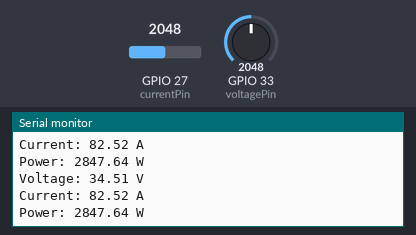
A sketch run on a simulated ESP32. Parts: the last lines printed to the serial monitor. The test bench sets the inputs (shaded band); at power-on: GPIO 27 (currentPin) = 2048, GPIO 33 (voltagePin) = 2048 (analog values on the 0–4095 scale).

Above: at 1.2 s.
1.3 s: GPIO 27 (currentPin) set to 2866
At 1.33 s:
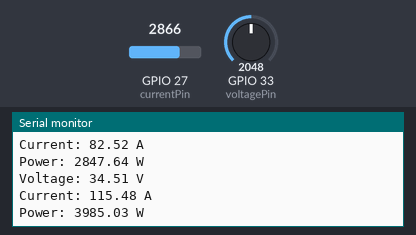
2.8 s: GPIO 33 (voltagePin) set to 2866
At 2.85 s:
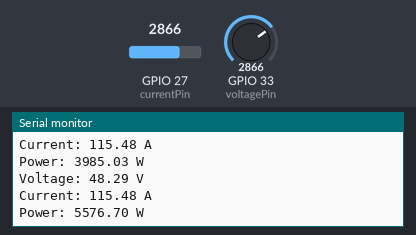
4.3 s: GPIO 27 (currentPin) set to 3603
At 4.36 s:
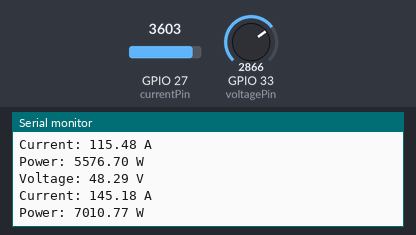
5.8 s: GPIO 33 (voltagePin) set to 3603
At 5.88 s:
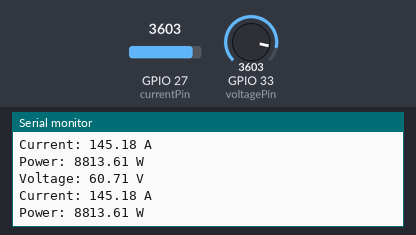
Timing chart, 0 to 8.8 s (numbered marks = the images above; inputs shaded):
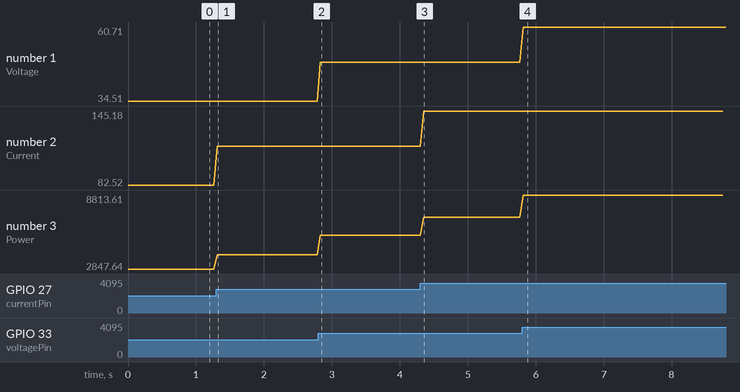

Measured:
- after the input at 1.3 s, the serial monitor: prints a new line at once (image 1)
- after the input at 2.8 s, the serial monitor: prints a new line at once (image 2)
- after the input at 4.3 s, the serial monitor: prints a new line after 0.05 s (image 3)
- after the input at 5.8 s, the serial monitor: prints a new line at once (image 4)
- plotted number 1: 34.51 → 48.29 after the input at 2.8 s, 48.29 → 60.71 after the input at 5.8 s
- plotted number 2: 82.52 → 115.48 after the input at 1.3 s, 115.48 → 145.18 after the input at 4.3 s
- plotted number 3: 2847.64 → 3985.03 after the input at 1.3 s, 3985.03 → 5576.7 after the input at 2.8 s, 5576.7 → 7010.77 after the input at 4.3 s, 7010.77 → 8813.61 after the input at 5.8 s

The sketch:

hall-sensor-test.ino
```cpp
// Define the ADC pins connected to your hall effect sensor
const int voltagePin = 33; // Example GPIO pin for voltage sense
const int currentPin = 27; // Example GPIO pin for current sense

const float ADC_MAX = 4095.0; // 12-bit ADC for ESP32
const float VREF = 3.3; // Reference voltage for ESP32 ADC

// Conversion factors based on the sensor's datasheet
const float VOLTAGE_SCALE = 69.0 / VREF; // 69V max voltage corresponding to 3.3V ADC input
const float CURRENT_SENSITIVITY = 0.02; // 20mV/A or 0.02V/A

void setup() {
  Serial.begin(115200);
  analogReadResolution(12); // 12-bit resolution for ESP32 ADC
}

void loop() {
  // Read ADC values
  int voltageADC = analogRead(voltagePin);
  int currentADC = analogRead(currentPin);

  // Convert ADC values to actual voltage and current
  float voltage = ((voltageADC / ADC_MAX) * VREF * VOLTAGE_SCALE);
  float current = ((currentADC / ADC_MAX) * VREF / CURRENT_SENSITIVITY);
  float power = voltage * current;

  // Print the results to Serial Monitor
  Serial.print("Voltage: ");
  Serial.print(voltage);
  Serial.println(" V");

  Serial.print("Current: ");
  Serial.print(current);
  Serial.println(" A");

  Serial.print("Power: ");
  Serial.print(power);
  Serial.println(" W");

  delay(50);
}
```
